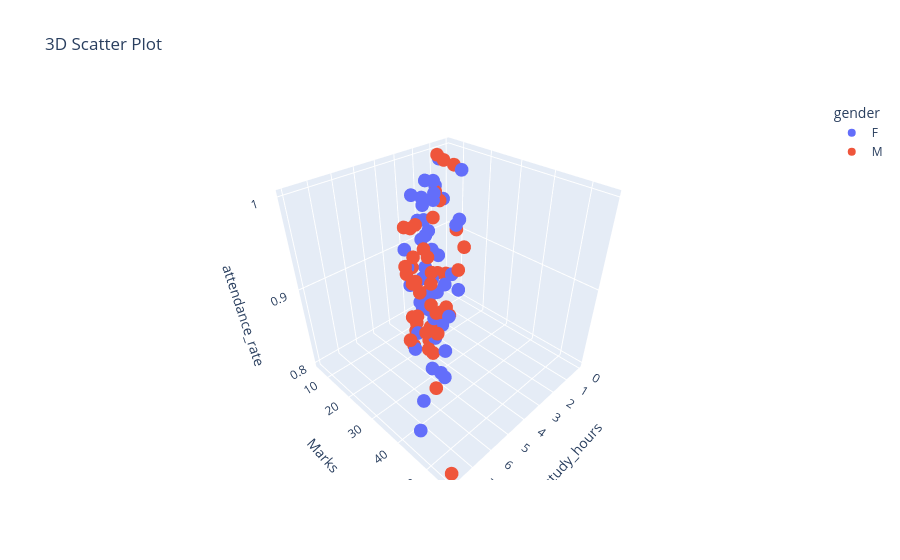

Source (notebook cell):
### Code cell
# 3D Scatter
px.scatter_3d(student, x="study_hours", y="Marks", z="attendance_rate", color="gender", title="3D Scatter Plot").show()
